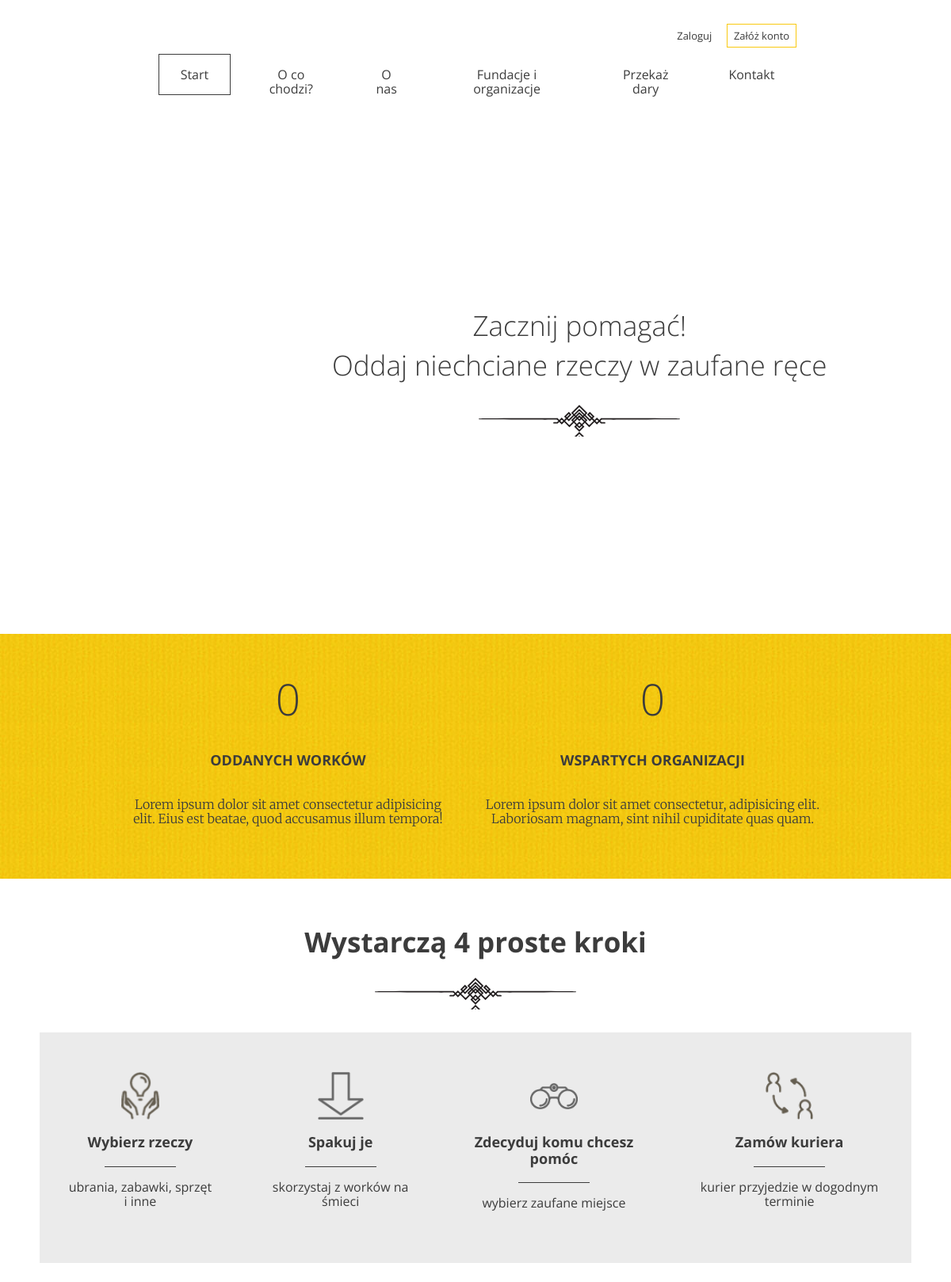
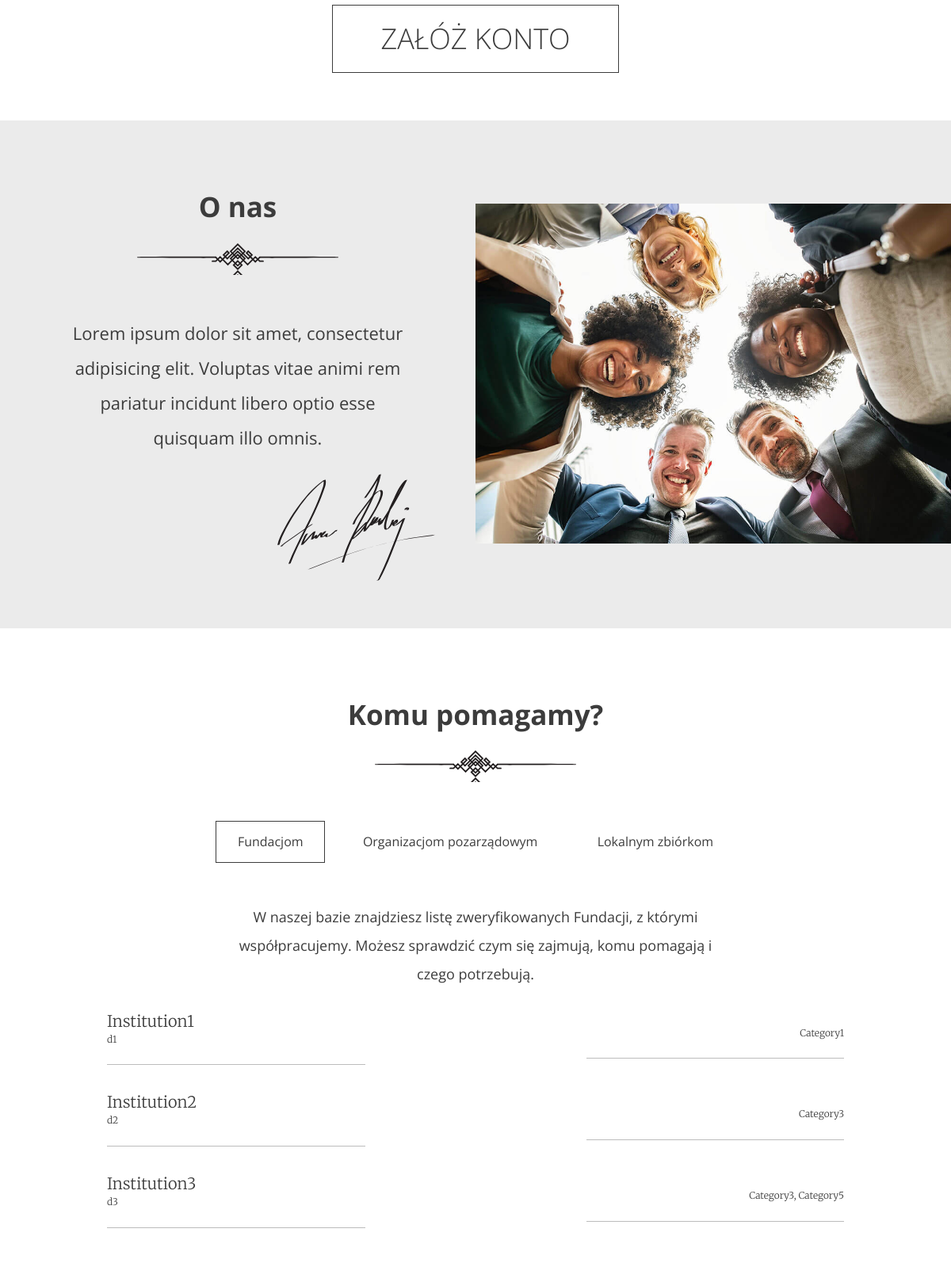
The page / (upper part) on the database its author committed (2 pictures, top to bottom).
### app1/models.py (models this page shows, shortened)
class Institution(models.Model):
    name = models.CharField(max_length=255)
    description = models.TextField()
    type = models.IntegerField(choices=TYPE_CHOICES, default=DEFAULT_TYPE)
    categories = models.ManyToManyField(Category, related_name='institutions')

### app1/views.py (the view, shortened to what this page needs)
# urls.py: path('', LandingPageView.as_view(), name='landing-page'),
class LandingPageView(View):
    template_name = 'app1/index.html'
    def get(self, request, *args, **kwargs):
        donations = Donation.objects.all()
        count_quantity = 0
        count_institution = 0
        for donation in donations:
            count_quantity += donation.quantity
            count_institution += 1
        institutions = Institution.objects.filter(type=1)
        list_institutons = []
        for institution in institutions:
            name = institution.name
            description = institution.description
            category = ''
            institution_get = Institution.objects.get(pk=institution.pk)
            for _ in institution_get.categories.all():
                category += str(_) + ', '
            category = category[0: len(category)-2]
            list_institutons.append({'name': name, 'description': description, 'category': category})
        organisations = Institution.objects.filter(type=2)
        list_organisations = []
        local_organisations = Institution.objects.filter(type=3)
        list_local_organisations = []
        ctx = {
            'count_quantity': count_quantity,
            'count_institution': count_institution,
            'list_institutons': list_institutons,
            'list_organisations': list_organisations,
            'list_local_organisations': list_local_organisations,
        }
        return render(request, self.template_name, ctx)

### app1/models.py (called while the page is built)
    def __str__(self):
        return self.name

### app1/templates/app1/index.html (shortened to what this page needs)
{% extends "app1/base.html" %}
{% load static %}
{% block header %}
      <header class="header--main-page">
      {% include 'app1/nav.html' %}
      <div class="slogan container container--90">
        <div class="slogan--item">
          <h1>
            Zacznij pomagać!<br />
            Oddaj niechciane rzeczy w zaufane ręce
          </h1>
        </div>
      </div>
      </header>
{% endblock %}
{% block content %}
    <section id="stats" class="stats">
            <div class="container container--85">
              <div class="stats--item">
                <em>{{ count_quantity }}</em>
                <h3>Oddanych worków</h3>
                <p>Lorem ipsum dolor sit amet consectetur adipisicing elit. Eius est beatae, quod accusamus illum tempora!</p>
              </div>
              <div class="stats--item">
                <em>{{ count_institution }}</em>
                <h3>Wspartych organizacji</h3>
                <p>Lorem ipsum dolor sit amet consectetur, adipisicing elit. Laboriosam magnam, sint nihil cupiditate quas quam.</p>
              </div>
            </div>
    </section>
    <section id="steps" class="steps">
          <h2>Wystarczą 4 proste kroki</h2>
          <div class="steps--container">
            <div class="steps--item">
              <span class="icon icon--hands"></span>
              <h3>Wybierz rzeczy</h3>
              <p>ubrania, zabawki, sprzęt i inne</p>
            </div>
            <div class="steps--item">
              <span class="icon icon--arrow"></span>
              <h3>Spakuj je</h3>
              <p>skorzystaj z worków na śmieci</p>
            </div>
            <div class="steps--item">
              <span class="icon icon--glasses"></span>
              <h3>Zdecyduj komu chcesz pomóc</h3>
              <p>wybierz zaufane miejsce</p>
            </div>
            <div class="steps--item">
              <span class="icon icon--courier"></span>
              <h3>Zamów kuriera</h3>
              <p>kurier przyjedzie w dogodnym terminie</p>
            </div>
          </div>
          {% if request.user.is_authenticated %}
          {% else %}
              <a href="{% url 'register' %}" class="btn btn--large">Załóż konto</a>
          {% endif %}
    </section>
    <section id="about-us" class="about-us">
        <div class="about-us--text">
            <h2>O nas</h2>
            <p>Lorem ipsum dolor sit amet, consectetur adipisicing elit. Voluptas vitae animi rem pariatur incidunt libero optio esse quisquam illo omnis.</p>
            <img src="{% static "app1/images/signature.svg" %}" class="about-us--text-signature" alt="Signature" />
        </div>
        <div class="about-us--image"><img src="{% static "app1/images/about-us.jpg" %}" alt="People in circle" /></div>
    </section>
    <section id="help" class="help">
          <h2>Komu pomagamy?</h2>
          <ul class="help--buttons">
            <li data-id="1"><a href="#" class="btn btn--without-border active">Fundacjom</a></li>
            <li data-id="2"><a href="#" class="btn btn--without-border">Organizacjom pozarządowym</a></li>
            <li data-id="3"><a href="#" class="btn btn--without-border">Lokalnym zbiórkom</a></li>
          </ul>
          <div class="help--slides active" data-id="1">
            <p>W naszej bazie znajdziesz listę zweryfikowanych Fundacji, z którymi współpracujemy. Możesz sprawdzić czym się zajmują, komu pomagają i czego potrzebują.</p>
            <ul class="help--slides-items">
                {% for element_institution in list_institutons %}
              <li>
                    <div class="col">
                      <div class="title">{{ element_institution.name }}</div>
                      <div class="subtitle">{{ element_institution.description }}</div>
                    </div>
                <div class="col"><div class="text">{{ element_institution.category }}</div></div>
              </li>
                {% endfor %}
            </ul>
          </div>
    </section>
{% endblock %}

### app1/templates/app1/base.html (shortened to what this page needs)
<!DOCTYPE html>
{% load static %}
<html lang="pl">
  <head>
    <link rel="stylesheet" href="{% static "app1/css/style.css" %}">
  </head>
  <body>
    {% block header %}
    {% endblock %}
    {% block content %}
    {% endblock %}
  </body>
</html>

### app1/templates/app1/nav.html
<nav class="container container--70">
        <ul class="nav--actions">
        {% if request.user.is_authenticated %}
          <li class="logged-user">
            Witaj {{ request.user.first_name }}
            <ul class="dropdown">
              <li><a href="{% url 'user' %}">Profil</a></li>
              <li><a href="#2">Ustawienia</a></li>
                {% if request.user.is_staff %}
                    <li><a href="{% url 'admin:index' %}">Panel administracyjny</a></li>
                {% endif %}
              <li><a href="{% url 'logout' %}">Wyloguj</a></li>
            </ul>
          </li>
        {% else %}
          <li><a href="{% url 'login' %}" class="btn btn--small btn--without-border">Zaloguj</a></li>
          <li><a href="{% url 'register' %}" class="btn btn--small btn--highlighted">Załóż konto</a></li>
        {% endif %}
        </ul>
        <ul>
          <li><a href="{% url 'landing-page' %}" class="btn btn--without-border active">Start</a></li>
          <li><a href="{% url 'landing-page' %}#steps" class="btn btn--without-border">O co chodzi?</a></li>
          <li><a href="{% url 'landing-page' %}#about-us" class="btn btn--without-border">O nas</a></li>
          <li><a href="{% url 'landing-page' %}#help" class="btn btn--without-border">Fundacje i organizacje</a></li>
            {% if request.user.is_authenticated %}
          <li><a href="{% url 'add-donation' %}" class="btn btn--without-border">Przekaż dary</a></li>
            {% else %}
            <li><a href="{% url 'login' %}" class="btn btn--without-border">Przekaż dary</a></li>
            {% endif %}
          <li><a href="{% url 'landing-page' %}#contact" class="btn btn--without-border">Kontakt</a></li>
        </ul>
      </nav>

### app1/templates/app1/footer.html (shortened to what this page needs)
{% load static %}

### rows shown on the page
Institution: name "Institution1", description "d1"
Institution: name "Institution2", description "d2"
Institution: name "Institution3", description "d3"

### other values the page prints
{{ count_quantity }} "0"
{{ count_institution }} "0"
{{ element_institution.category }} "Category1" "Category3" "Category3, Category5"
